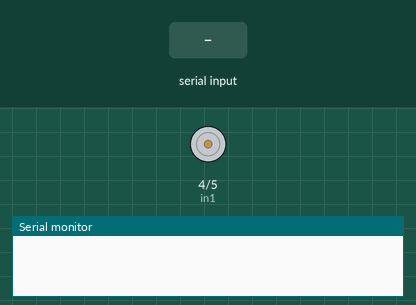
This sketch was run on a simulated Arduino Uno, built with avr-gcc and run on an emulated ATmega328P. Shown: motor-driver pin pairs drawn as motors (green arrow = first pin HIGH = forward, orange = second pin HIGH = backward, longer = more drive, scaled by the enable pin), the last lines printed to the serial monitor. The test bench sets the inputs (shaded band).

Above: at 1.2 s.
1.3 s: "90,45\n" received over Serial
At 1.8 s:
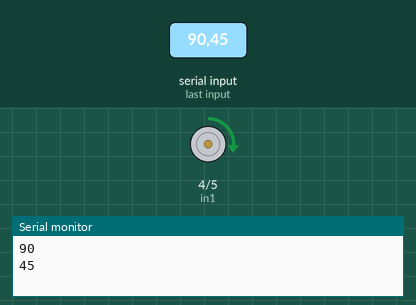
3.8 s: "30,150\n" received over Serial
At 4.6 s:
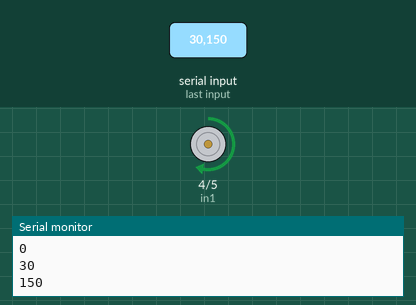
6.3 s: "200\n" received over Serial
At 6.8 s:
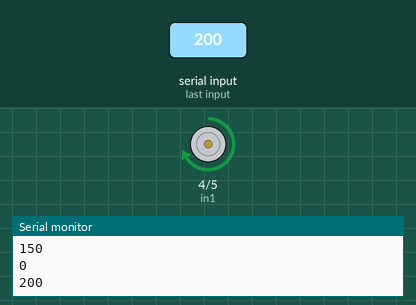
Timing chart, 0 to 9.3 s (numbered marks = the images above; inputs shaded):
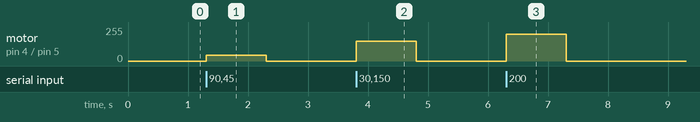

The sketch:

sketch_feb07c.ino
```cpp
byte ena = 3;
byte in1 = 4;
byte in2 = 5;
void setup() {
    Serial.begin(9600);
    pinMode( ena, OUTPUT );
    pinMode( in1, OUTPUT );
    pinMode( in2, OUTPUT );
}
void loop() {
  if (Serial.available()) {
    int speed = Serial.parseInt();
    Serial.print(speed);Serial.print("\n");
    if (speed >= 0 && speed <= 255) {
      analogWrite( ena, speed );
      digitalWrite( in1, HIGH );
      digitalWrite( in2, LOW );
    }
    // выставляем 100% мощность на моторе А - 255 из 255
    //analogWrite( ena, 255 );
    // выставляем режим мотора - вращение по часовой
    //digitalWrite( in1, HIGH );
    //digitalWrite( in2, LOW );
    //delay(3000); // пауза 3сек

    // выставляем мощность на мотора А - 150 из 255
   // analogWrite( ena, 150 );
    // режим мотора - вращение против часовой
    //digitalWrite( in1, LOW );
    //digitalWrite( in2, HIGH );
    //delay(3000); // пауза 3сек
}
}
```

Measured:
- after the input at 1.3 s, motor on pin 4 (in1) / pin 5 (in2): stopped → forward 45/255 at once, → stopped 1.0 s later
- after the input at 3.8 s, motor on pin 4 (in1) / pin 5 (in2): stopped → forward 150/255 at once, → stopped 1.0 s later
- after the input at 6.3 s, motor on pin 4 (in1) / pin 5 (in2): stopped → forward 200/255 at once, → stopped 1.0 s later
